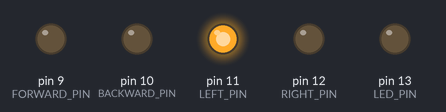
Bench run of a sketch on a simulated Arduino Uno, built with avr-gcc and run on an emulated ATmega328P. Shown: output pins drawn as LEDs (lit = HIGH).

Above: at 0.5 s.
At 2.5 s:
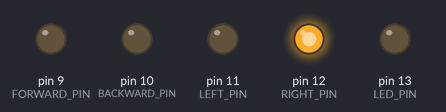
At 3.5 s:
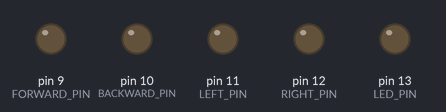
Timing chart, 0 to 5.2 s (numbered marks = the images above):
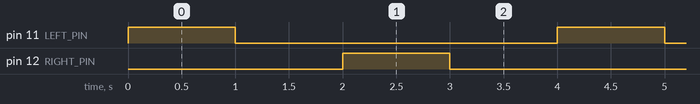

Measured:
- by itself, pin 11 (LEFT_PIN), pin 12 (RIGHT_PIN): alternates HIGH for 1.0 s and LOW for 3.0 s
- by itself, everything shown: repeats every 4.0 s, in 4 steps

The sketch:

LeftRight.ino
```cpp
// (licence header left out)
/**
 * @file Formulazero.ino
 * @brief Arduino Formula zero vehicle firmware.
 * @author Valery Farcy
 */

// Pin Functions
#define FORWARD_PIN   (9)
#define BACKWARD_PIN   (10)
#define LEFT_PIN     (11)
#define RIGHT_PIN    (12)
#define LED_PIN   (13)


void setup()
{
  pinMode(FORWARD_PIN, OUTPUT);
  pinMode(BACKWARD_PIN, OUTPUT);
  pinMode(LEFT_PIN, OUTPUT);
  pinMode(RIGHT_PIN, OUTPUT);
  pinMode(LED_PIN, OUTPUT);
}

void loop()
{
  digitalWrite(LEFT_PIN, HIGH);
  delay(1000);
  digitalWrite(LEFT_PIN, LOW);
  delay(1000);
  digitalWrite(RIGHT_PIN, HIGH);
  delay(1000);
  digitalWrite(RIGHT_PIN, LOW);
  delay(1000);
}
```
